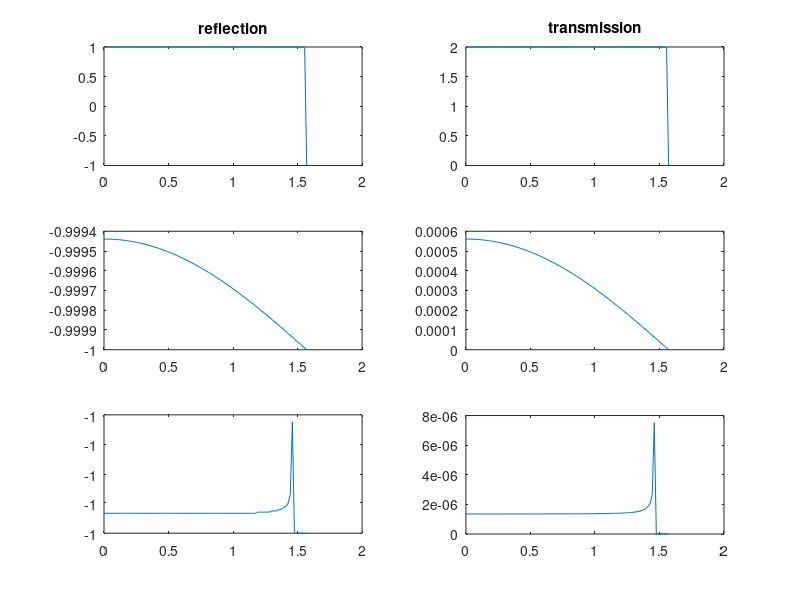

Here is the MATLAB script that generated this plot:
clear all
close all
clc

c1=340;
c2=1500;
Z1=415;
Z2=1.48*10^6;

theta_incident=linspace(0,pi/2,100);
theta_reflect=theta_incident;
theta_trans_sin=c2/c1*sin(theta_incident);

i=cos(theta_incident);
t=sqrt((1-(theta_trans_sin).^2));

R=((Z2.*i-Z1.*t)./(Z2.*i+Z1.*t));
T=(2*Z2.*i)./(Z2.*i+Z1.*t);

c3=1500;
c4=340;
Z3=1.48*10^6;
Z4=415;
theta_incident=linspace(0,pi/2,100);
##theta_reflect=theta_incident;
theta_trans_sin=c4/c3*sin(theta_incident);

i1=cos(theta_incident);
t1=sqrt((1-(theta_trans_sin).^2));

R1=((Z4.*i1-Z3.*t1)./(Z4.*i1+Z3.*t1));
T1=(2*Z4.*i1)./(Z4.*i+Z3.*t1);

c5=1500;
c6=1509;
Z5=1.48*10^6;
Z6=1500/c2;
theta_trans_sin=c6/c5*sin(theta_incident);

i2=cos(theta_incident);
t2=sqrt((1-(theta_trans_sin).^2));

R3=((Z6.*i2-Z5.*t2)./(Z6.*i2+Z5.*t2));
T3=(2*Z6.*i2)./(Z6.*i+Z5.*t2);

figure()
subplot(3,2,1)
plot(theta_incident,R)
title("reflection")
subplot(3,2,2)
plot(theta_incident,T)
title("transmission")
subplot(3,2,3)
plot(theta_incident,R1)
subplot(3,2,4)
plot(theta_incident,T1)
subplot(3,2,5)
plot(theta_incident,R3)
subplot(3,2,6)
plot(theta_incident,T3)